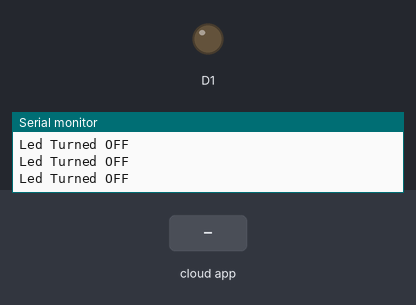
Bench run of a sketch on a simulated ESP8266 (NodeMCU). Parts: output pins drawn as LEDs (lit = HIGH), the last lines printed to the serial monitor. The test bench sets the inputs (shaded band). WiFi joins after 1.5 s; servers stay silent unless stated; the Firebase database answers and starts empty.

Above: at 2.8 s.
2.9 s: the phone or cloud app sets LED_STATUS to 1
At 3.7 s:
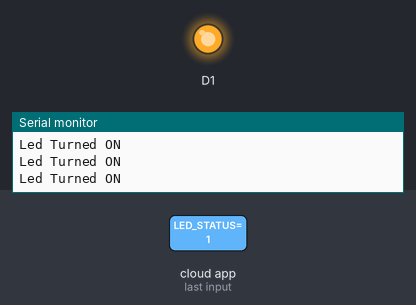
4.5 s: the phone or cloud app sets LED_STATUS to 0
At 4.9 s:
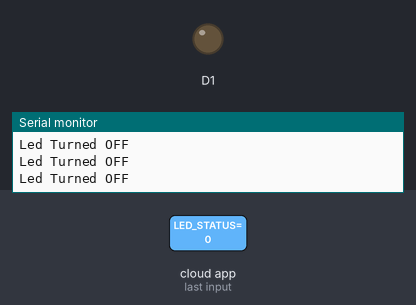
Timing chart, 0 to 7.5 s (numbered marks = the images above; inputs shaded):
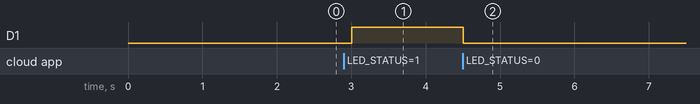

Measured:
- after the input at 2.9 s, D1: LOW → HIGH after 0.10 s
- after the input at 4.5 s, D1: HIGH → LOW at once

The sketch:

FirebaseDemo.ino
```cpp
#include <ESP8266WiFi.h>
#include <FirebaseArduino.h>

#define FIREBASE_HOST "nodemcu-59210-default-rtdb.firebaseio.com" // Firebase host
#define FIREBASE_AUTH "eZ3573TwtO7QImBW89inPIphVSh4cdyYk7y5iKnG" //Firebase Auth code
#define WIFI_SSID "DELTA" //Enter your wifi Name
#define WIFI_PASSWORD "asdf4321@roy" // Enter your password
int fireStatus = 0;

void setup() {
  Serial.begin(9600);
  pinMode(D1, OUTPUT);
  WiFi.begin(WIFI_SSID, WIFI_PASSWORD);
  Serial.print("Connecting");
  while (WiFi.status() != WL_CONNECTED) {
    Serial.print(".");
    delay(500);
  }
  Serial.println();
  Serial.println("Connected.");
  Serial.println(WiFi.localIP());
  Firebase.begin(FIREBASE_HOST, FIREBASE_AUTH);
  Firebase.set("LED_STATUS", 0);
}

void loop() {
  fireStatus = Firebase.getInt("LED_STATUS");
  if (fireStatus == 1) {
    Serial.println("Led Turned ON");
    digitalWrite(D1, HIGH);
  }
  else if (fireStatus == 0) {
    Serial.println("Led Turned OFF");
    digitalWrite(D1, LOW);
  }
  else {
    Serial.println("Command Error! Please send 0/1");
  }
}
```
